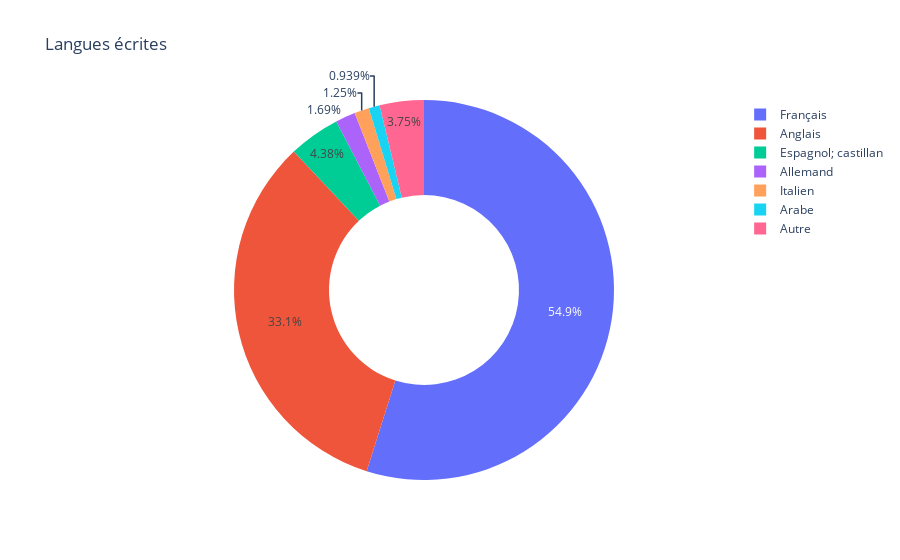

Here is the notebook cell this chart was saved with:
### Code cell
# Langues écrites
langueEcrite = demographics[demographics['langues.medium'] == 'Écrit'].drop(columns=['langues.medium'])
langueEcrite = pd.DataFrame(plotVariable(langueEcrite, 'langues.nom'))
langueEcrite = groupOtherValues(langueEcrite)

order = [x for x in langueEcrite['labels'] if not (x == 'Autre')] + ['Autre']

px.pie(
    langueEcrite,
    values = langueEcrite['count'], 
    names = langueEcrite['labels'], 
    title='Langues écrites',
    hole=0.5,
    category_orders={'labels': order},
)

### Figure 1 — Plotly figure (JSON) as saved in the notebook; plotly's stock layout.template omitted (floating-point values rounded to 4 significant figures)
{"data": [{"direction": "clockwise", "domain": {"x": [0, 1], "y": [0, 1]}, "hole": 0.5, "hovertemplate": "labels=%{label}<br>count=%{value}<extra></extra>", "labels": ["Français", "Anglais", "Espagnol; castillan", "Allemand", "Italien", "Arabe", "Autre"], "legendgroup": "", "name": "", "showlegend": true, "sort": false, "type": "pie", "values": [877, 529, 70, 27, 20, 15, 60]}], "layout": {"legend": {"tracegroupgap": 0}, "title": {"text": "Langues écrites"}}}
